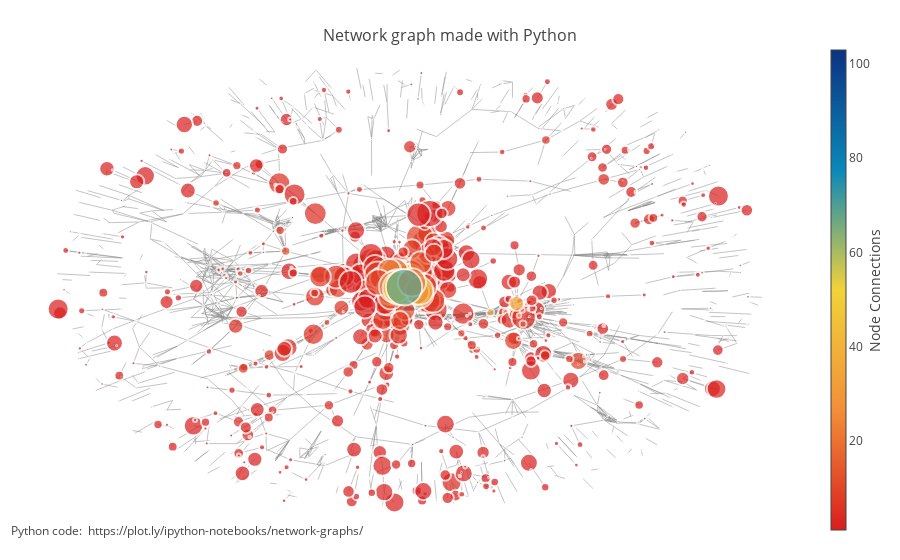

Source (notebook cell):
### Code cell
drawSpringLayoutGraphFromDict(G2, eigenvector_centrality)

### Figure 1 — Plotly figure (JSON) as saved in the notebook; plotly's stock layout.template omitted (floating-point values rounded to 4 significant figures; data arrays with more than 128 entries replaced by an {"elided": "..."} marker saying what was removed)
{"data": [{"hoverinfo": "none", "line": {"color": "#888", "width": 0.5}, "mode": "lines", "type": "scatter", "x": {"elided": "12372 float values"}, "y": {"elided": "12372 float values"}}, {"hoverinfo": "text", "marker": {"color": {"elided": "1721 int values"}, "colorbar": {"thickness": 15, "title": "Node Connections", "titleside": "right", "xanchor": "left"}, "colorscale": "Portland", "line": {"width": 2}, "reversescale": true, "showscale": true, "size": {"elided": "1721 float values"}}, "mode": "markers", "text": {"elided": "1721 str values"}, "type": "scatter", "x": {"elided": "1721 float values"}, "y": {"elided": "1721 float values"}}], "layout": {"annotations": [{"showarrow": false, "text": "Python code: <a href='https://plot.ly/ipython-notebooks/network-graphs/'> https://plot.ly/ipython-notebooks/network-graphs/</a>", "x": 0.005, "xref": "paper", "y": -0.002, "yref": "paper"}], "hovermode": "closest", "margin": {"b": 20, "l": 5, "r": 5, "t": 40}, "showlegend": false, "title": "<br>Network graph made with Python", "titlefont": {"size": 16}, "xaxis": {"showgrid": false, "showticklabels": false, "zeroline": false}, "yaxis": {"showgrid": false, "showticklabels": false, "zeroline": false}}}
